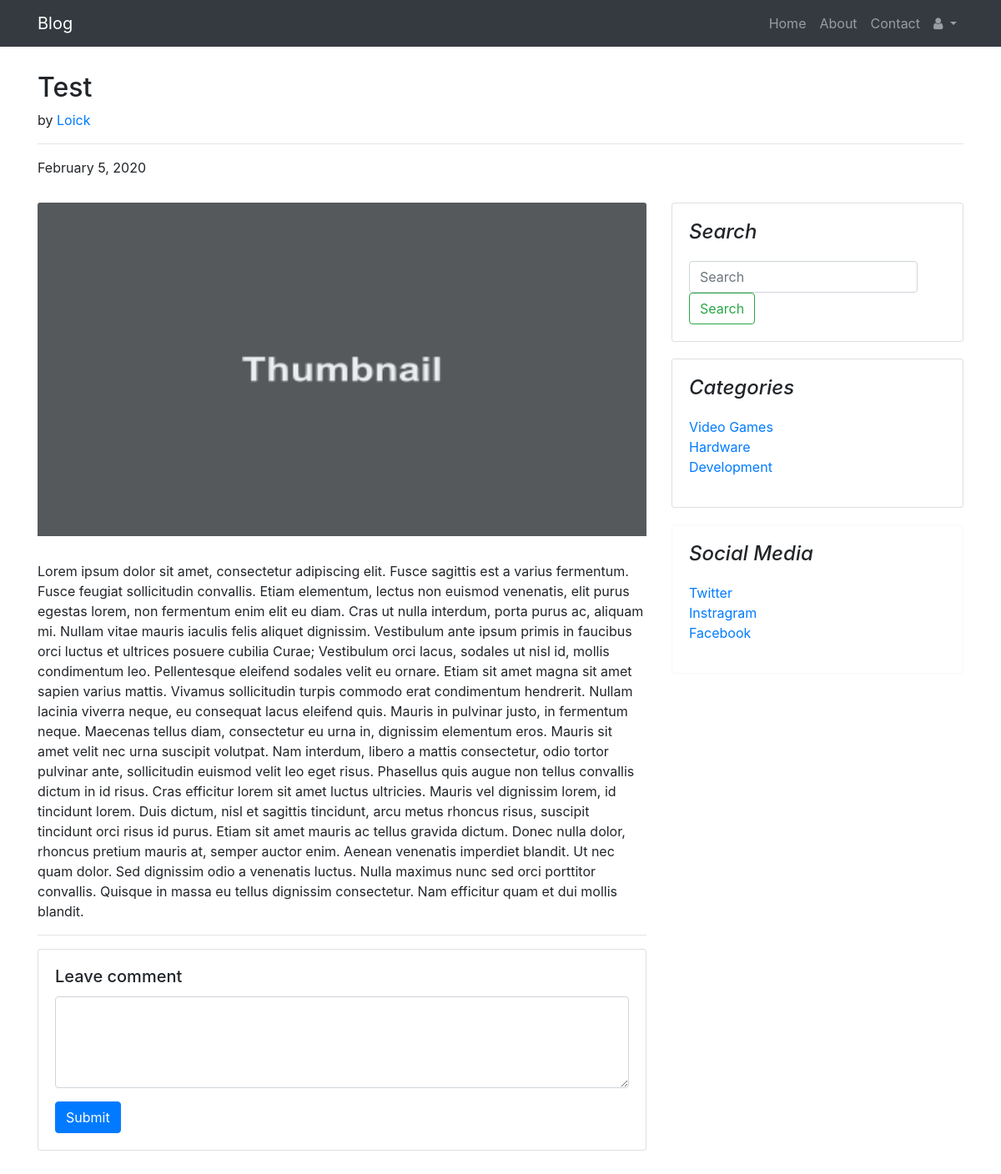
/article.php?id=27, run on the app's committed database.
### tables this page shows
CREATE TABLE `posts` (
  `post_id` int NOT NULL AUTO_INCREMENT,
  `title` varchar(255) NOT NULL,
  `date_posted` timestamp NOT NULL DEFAULT CURRENT_TIMESTAMP ON UPDATE CURRENT_TIMESTAMP,
  `user_id` int NOT NULL,
  `image_dir` varchar(255) NOT NULL,
  `category_id` int NOT NULL,
  `content` text NOT NULL,
  PRIMARY KEY (`post_id`)
);

CREATE TABLE `users` (
  `user_id` int NOT NULL AUTO_INCREMENT,
  `user_name` varchar(255) NOT NULL,
  `email` varchar(255) NOT NULL,
  `password` varchar(255) NOT NULL,
  `admin` int NOT NULL,
  `redactor` int NOT NULL,
  PRIMARY KEY (`user_id`)
);

CREATE TABLE `categories` (
  `category_id` int NOT NULL AUTO_INCREMENT,
  `category_name` varchar(255) NOT NULL,
  PRIMARY KEY (`category_id`)
);

### article.php (the view, shortened to what this page needs)
<?php
    include('config/db_connect.php');
	if(isset($_GET['id'])){
		$id = mysqli_real_escape_string($conn, $_GET['id']);
		$sql = "SELECT * FROM posts INNER JOIN users ON posts.user_id = users.user_id WHERE post_id = $id";
		$result = mysqli_query($conn, $sql);
        $post = mysqli_fetch_assoc($result);
	}
?>
<!DOCTYPE html>
<html lang="en">
<head>
    <link rel="stylesheet" href="https://stackpath.bootstrapcdn.com/bootstrap/4.4.1/css/bootstrap.min.css">
    <link href="https://stackpath.bootstrapcdn.com/font-awesome/4.7.0/css/font-awesome.min.css" rel="stylesheet">
    <link rel="stylesheet" href="style.css">
</head>
<body>
    <?php include('templates/header.php'); ?>
    <?php if($post): ?>
        <div class="container">
            <div class="header">
                <h2><?php echo $post['title'] ?></h2>
                <p>by <a href=""><?php echo $post['user_name'] ?></a></p>
                <hr>
                <p><?php echo date("F j, Y", strtotime($post['date_posted'])) ?></p>
            </div>
        </div>
        <main role="main" class="container">
            <div class="row">
                <div class="col-md-8 blog-main">
                    <div class="header-article">
                        <img src="upload/<?php echo $post['image_dir'] ?>" class="card-img-top" alt="...">
                    </div>
                    <div class="article-content">
                        <p>
                            <?php echo $post['content'] ?>
                        </p>
                    </div>
                    <div class="comment">
                        <hr>
                        <div class="card">
                            <div class="card-body">
                                <h5 class="card-title">Leave comment</h5>
                                <form>
                                    <div class="form-group">
                                        <textarea class="form-control" name="comment" rows="4"></textarea>
                                    </div>
                                    <input class="btn btn-primary" type="submit" value="Submit">
                                </form>
                            </div>
                        </div>
                    </div>
                </div>
                <?php include('templates/sidebar.php'); ?>
            </div>
        </main>
    <?php endif ?>
</body>
</html>

### templates/sidebar.php (shortened to what this page needs)
<?php
    $cat_sql = "SELECT * FROM categories";
    $cat_result = mysqli_query($conn, $cat_sql);
    $cats = mysqli_fetch_all($cat_result, MYSQLI_ASSOC);
?>
<!DOCTYPE html>
<html lang="en">
<head>
    <link rel="stylesheet" href="https://stackpath.bootstrapcdn.com/bootstrap/4.4.1/css/bootstrap.min.css">
    <link rel="stylesheet" href="style.css">
</head>
<body>
    <aside class="col-md-4 blog-sidebar">
        <div class="card">
            <div class="card-body">
                <h4 class="font-italic">Search</h4>
                <div class="card-content">
                    <form class="form-inline" method="GET" action="search.php">
                        <input class="form-control mr-sm-2" type="search" placeholder="Search" aria-label="Search" name="search">
                        <button class="btn btn-outline-success my-2 my-sm-0" type="submit">Search</button>
                    </form>
                </div>
            </div>
        </div>
        <div class="card">
            <div class="card-body">
                <h4 class="font-italic">Categories</h4>
                <div class="card-content">
                    <ol class="list-unstyled">
                        <?php foreach($cats as $cat): ?>
                            <li><a href="category.php?id=<?php echo $cat['category_id'] ?>"><?php echo $cat['category_name'] ?></a></li>
                        <?php endforeach; ?>
                    </ol>
                </div>
            </div>
        </div>
        <div class="card border-light">
            <div class="card-body">
                <h4 class="font-italic">Social Media</h4>
                <div class="card-content">
                    <ol class="list-unstyled">
                        <li><a href="#">Twitter</a></li>
                        <li><a href="#">Instragram</a></li>
                        <li><a href="#">Facebook</a></li>
                    </ol>
                </div>
            </div>
        </div>
    </aside>
</body>
</html>

### style.css (style rules this page uses)
.header { margin-top: 30px; margin-bottom: 30px; }
main { margin-bottom: 50px; }
aside .card { margin-bottom: 20px; }
.card-content { margin-top: 20px; }
.header-article { margin-bottom: 30px; }
.header-article img { height: 400px; }

### data on the page
posts: title "Test", user.user_name "Loick", date_posted "February 5, 2020", image_dir (picture), content "Lorem ipsum dolor sit amet, consectetur adipiscing elit. Fusce sagittis est a varius fermentum. Fusce feugiat sollicitudin convallis. Etiam elementum, lectus non euismod venenatis, elit purus egestas lorem, non fermentum enim elit eu diam. Cras ut nulla interdum, porta purus ac, aliquam mi. Nullam vitae mauris iaculis felis aliquet dignissim. Vestibulum ante ipsum primis in faucibus orci luctus et ultrices posuere cubilia Curae; Vestibulum orci lacus, sodales ut nisl id, mollis condimentum leo. Pellentesque eleifend sodales velit eu ornare. Etiam sit amet magna sit amet sapien varius mattis. Vivamus sollicitudin turpis commodo erat condimentum hendrerit. Nullam lacinia viverra neque, eu…"
categories: category_name "Video Games"
categories: category_name "Hardware"
categories: category_name "Development"
